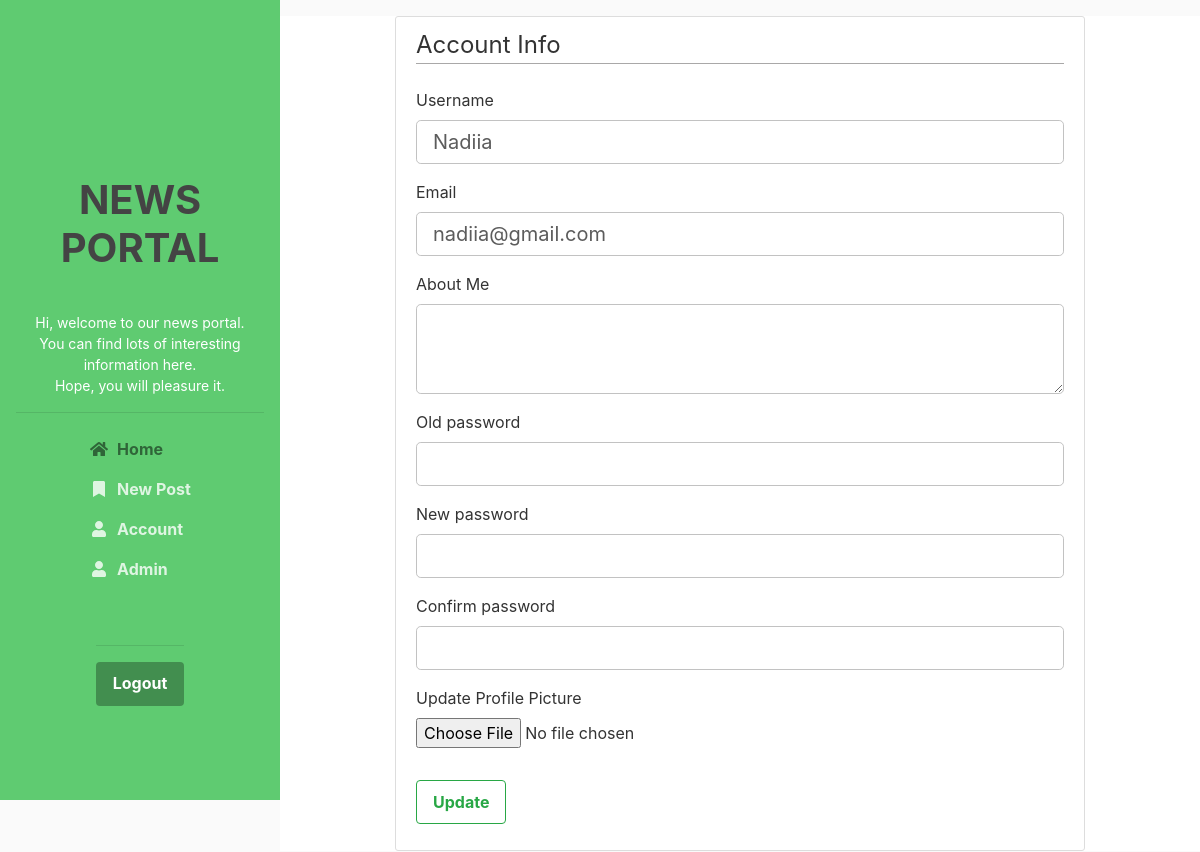
/accountupdate (signed in), run on an earlier commit of the app's database.
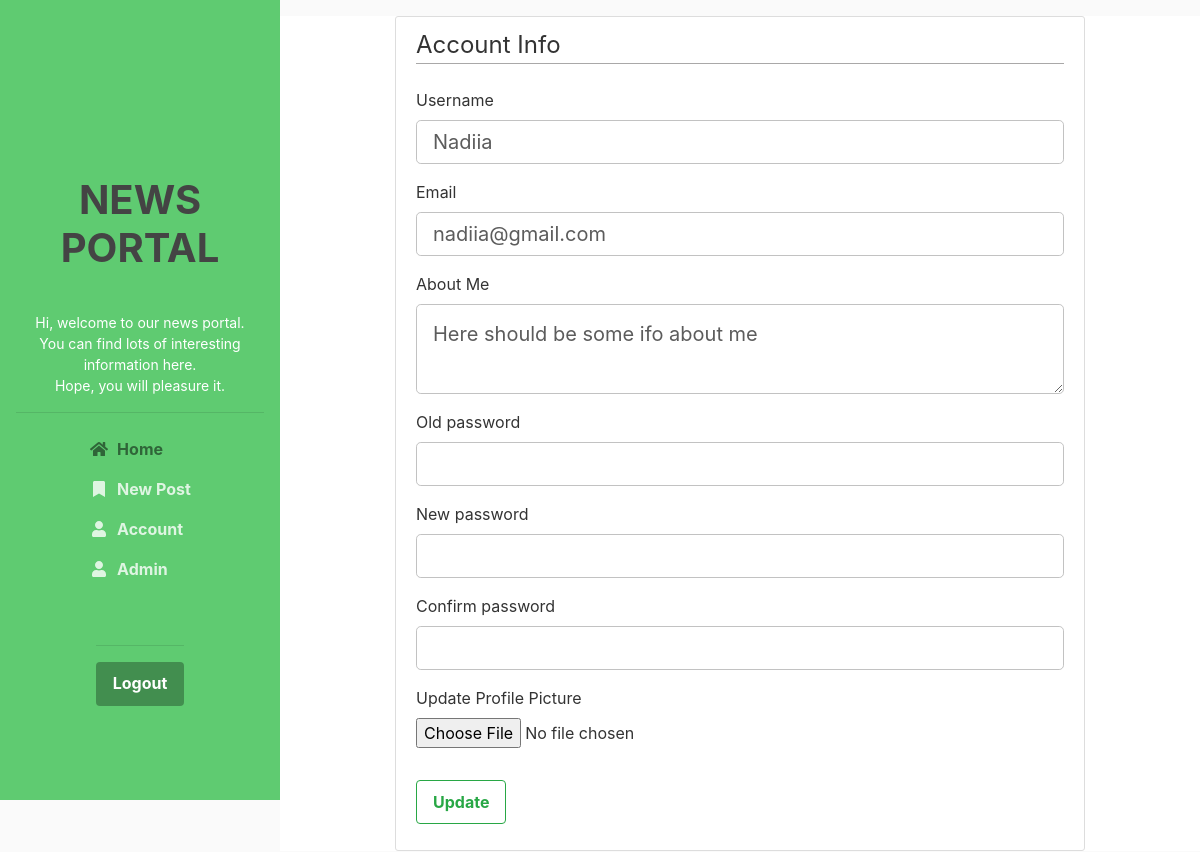
And on a later commit of the database.
### flasknews/models.py (models this page shows, shortened)
class User(db.Model, UserMixin):
    id = db.Column(db.Integer, primary_key=True)
    username = db.Column(db.String(20), unique=True, nullable=False)
    email = db.Column(db.String(120), unique=True, nullable=False)
    image_file = db.Column(db.String(20), nullable=False, default='default.png')
    password = db.Column(db.String(60), nullable=False)
    posts = db.relationship('Post', backref='author', lazy=True)
    comments = db.relationship('Comment', backref='author', lazy=True)
    about_me = db.Column(db.String(140))
    last_seen = db.Column(db.DateTime, default=datetime.utcnow)
    role = db.Column(db.String, default='user')
    def is_admin(self):
        return self.role == 'admin'

### flasknews/routes.py (the view)
@app.route("/accountupdate", methods=['GET', 'POST'])
@login_required
def accountupdate():
    form = UpdateAccountForm()
    if form.validate_on_submit():
        if form.picture.data:
            picture_file = save_picture(form.picture.data)
            current_user.image_file = picture_file
        current_user.username = form.username.data
        current_user.email = form.email.data
        current_user.about_me = form.about_me.data
        if form.old_pass.data:
            if bcrypt.check_password_hash(current_user.password, form.old_pass.data):
                hashed_password = bcrypt.generate_password_hash(form.new_pass.data).decode('utf-8')
                current_user.password = hashed_password
            elif bcrypt.check_password_hash(current_user.password, form.old_pass.data) == False:
                flash('Old password is wrong!', 'danger')
                return redirect('account')
        db.session.commit()
        flash('Your account has been updated!', 'success')
        return redirect(url_for('account'))
    elif request.method == 'GET':
        form.username.data = current_user.username
        form.email.data = current_user.email
        form.about_me.data = current_user.about_me
    image_file = url_for('static', filename='images/profile_pics/' + current_user.image_file)
    return render_template('_account-update.html', title='Account', image_file=image_file, form=form)

### flasknews/forms.py (shortened to what this page needs)
class UpdateAccountForm(FlaskForm):
    username = StringField('Username', validators=[DataRequired(), Length(min=2, max=20)])
    email = StringField('Email', validators=[DataRequired(), Email()])
    about_me = TextAreaField('About Me')
    picture = FileField('Update Profile Picture', validators=[FileAllowed(['jpg', 'png'])])
    old_pass = PasswordField('Old password')
    new_pass = PasswordField('New password')
    confirm_pass = PasswordField('Confirm password', validators=[EqualTo('new_pass')])
    submit = SubmitField('Update')

### flasknews/models.py (called while the page is built)
@login_manager.user_loader
def load_user(user_id):
    return User.query.get(int(user_id))

### flasknews/routes.py (called while the page is built)
@app.before_request
def before_request():
    if current_user.is_authenticated:
        current_user.last__seen = datetime.utcnow()
        db.session.commit()

### flasknews/templates/_account-update.html (shortened to what the changed rows need)
{% extends "layout.html" %}
{% block content %}
<div class="content-section content-section-main">
         <form method="POST" action="" enctype="multipart/form-data">
            <fieldset class="form-group">
                <div class="form-group">
                    {{ form.username.label(class="form-control-label") }}
                    {% if form.username.errors %}
                        {{ form.username(class="form-control form-control-lg is-invalid") }}
                        <div class="invalid-feedback">
                            {% for error in form.username.errors %}
                                <span>{{ error }}</span>
                            {% endfor %}
                        </div>
                    {% else %}
                        {{ form.username(class="form-control form-control-lg") }}
                    {% endif %}
                </div>
                <div class="form-group">
                    {{ form.email.label(class="form-control-label") }}
                    {% if form.email.errors %}
                        {{ form.email(class="form-control form-control-lg is-invalid") }}
                        <div class="invalid-feedback">
                            {% for error in form.email.errors %}
                                <span>{{ error }}</span>
                            {% endfor %}
                        </div>
                    {% else %}
                        {{ form.email(class="form-control form-control-lg") }}
                    {% endif %}
                </div>
                <div class="form-group">
                    {{ form.about_me.label(class="form-control-label") }}
                    {% if form.about_me.errors %}
                        {{ form.about_me(class="form-control form-control-lg is-invalid") }}
                        <div class="invalid-feedback">
                            {% for error in form.about_me.errors %}
                                <span>{{ error }}</span>
                            {% endfor %}
                        </div>
                    {% else %}
                        {{ form.about_me(class="form-control form-control-lg") }}
                    {% endif %}
                </div>
            </fieldset>
        </form>
</div>
{% endblock content %}

What changed in the data, as far as the page shows it:
changed User "Nadiia": about_me (not shown) → "Here should be some ifo about me"
